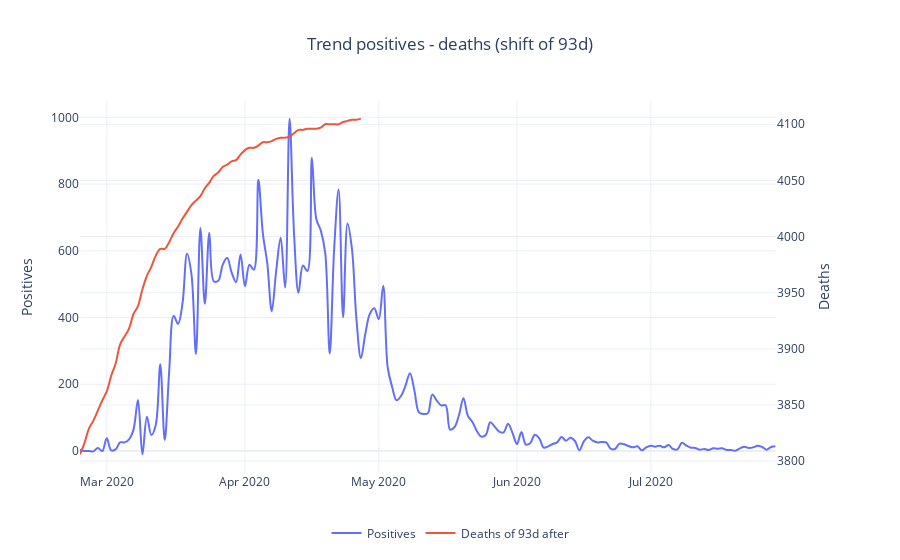

The code cell stored with this chart in its notebook:
### Code cell
fig = make_subplots(specs=[[{'secondary_y': True}]])

fig.add_trace(
    go.Scatter(
        x=dpc_regioni_firstw['data'], 
        y=dpc_regioni_firstw['nuovi_positivi'],
        name='Positives',
        line_shape='spline'
    ), 
    secondary_y=False,
)

fig.add_trace(
    go.Scatter(
        x=dpc_regioni_firstw['data'],
        y=dpc_regioni_firstw['deceduti_giorno'].shift(-giorni_max_cor),
        name='Deaths of ' + str(giorni_max_cor) + 'd after', 
        line_shape='spline'
    ),
    secondary_y=True,
)

fig.update_yaxes(title_text='Positives', secondary_y=False)
fig.update_yaxes(title_text='Deaths', secondary_y=True)

fig.update_layout(
    legend=dict(
        orientation="h",
        yanchor="bottom",
        y=-.2,
        xanchor="center",
        x=.5
    ),
    title_x=0.5,
    template='plotly_white',
    title_text='Trend positives - deaths (shift of ' + str(giorni_max_cor) + 'd)'
)
fig.show()

### Figure 1 — Plotly figure (JSON) as saved in the notebook; plotly's stock layout.template omitted (floating-point values rounded to 4 significant figures; data arrays with more than 128 entries replaced by an {"elided": "..."} marker saying what was removed)
{"data": [{"line": {"shape": "spline"}, "name": "Positives", "type": "scatter", "x": {"elided": "157 str values"}, "xaxis": "x", "y": {"elided": "157 int values"}, "yaxis": "y"}, {"line": {"shape": "spline"}, "name": "Deaths of 93d after", "type": "scatter", "x": {"elided": "157 str values"}, "xaxis": "x", "y": {"elided": "157 int values"}, "yaxis": "y2"}], "layout": {"legend": {"orientation": "h", "x": 0.5, "xanchor": "center", "y": -0.2, "yanchor": "bottom"}, "title": {"text": "Trend positives - deaths (shift of 93d)", "x": 0.5}, "xaxis": {"anchor": "y", "domain": [0, 0.94]}, "yaxis": {"anchor": "x", "domain": [0, 1], "title": {"text": "Positives"}}, "yaxis2": {"anchor": "x", "overlaying": "y", "side": "right", "title": {"text": "Deaths"}}}}
